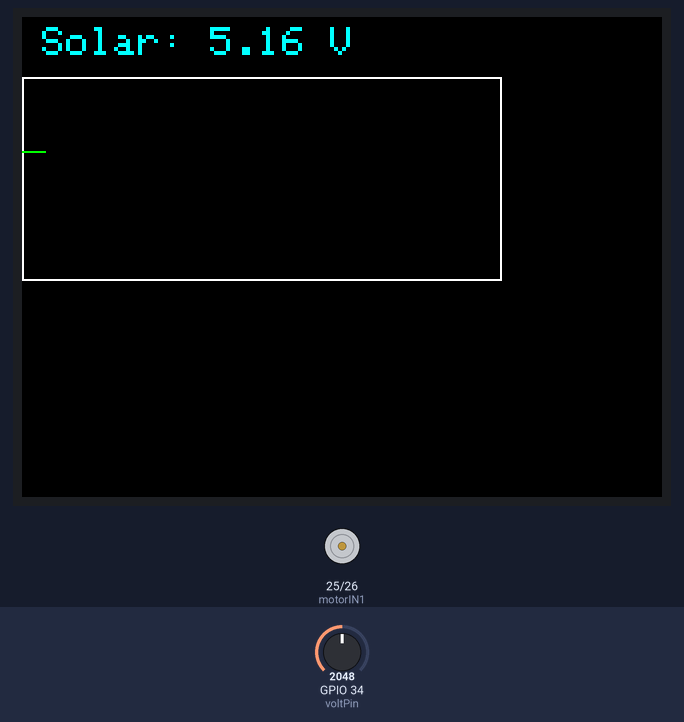
This sketch was run on a simulated ESP32. On the bench: 320×240 colour display, motor-driver pin pairs drawn as motors (green arrow = first pin HIGH = forward, orange = second pin HIGH = backward, longer = more drive). The test bench sets the inputs (shaded band); at power-on: GPIO 34 (voltPin) = 2048.

Above: at 1.45 s.
1.5 s: GPIO 34 (voltPin) set to 2246
At 1.56 s:
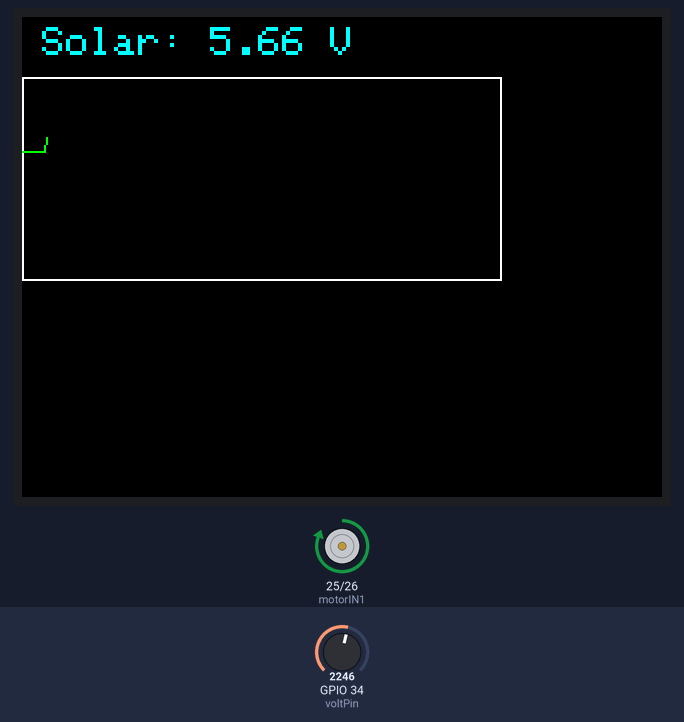
3.3 s: GPIO 34 (voltPin) set to 2047
At 3.48 s:
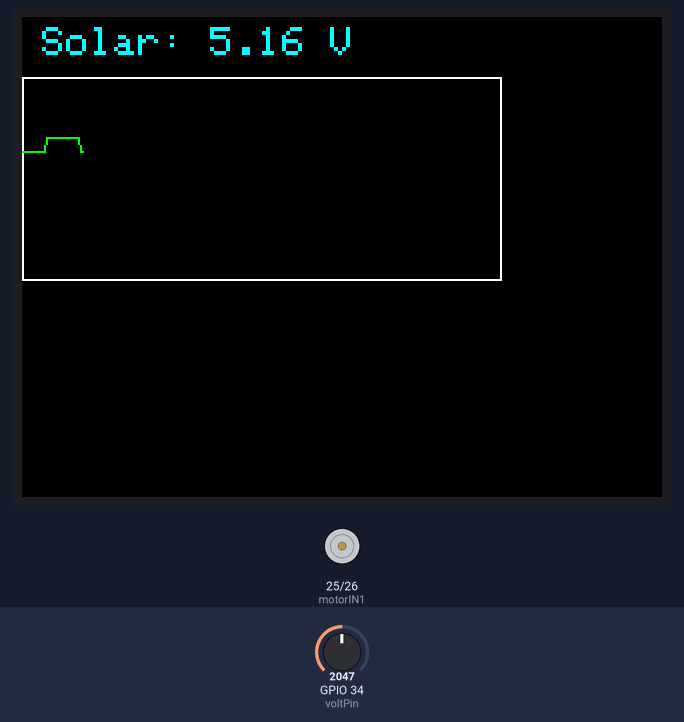
5.1 s: GPIO 34 (voltPin) set to 1228
At 5.18 s:
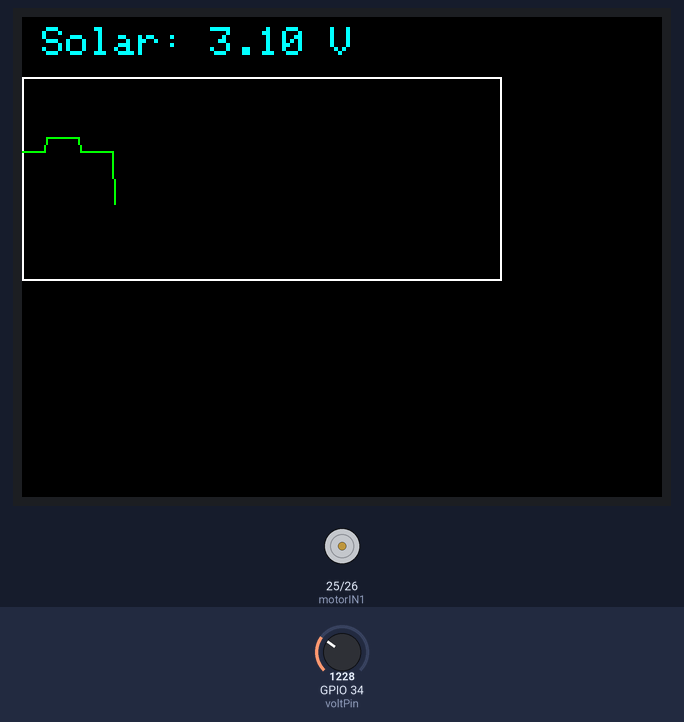
Timing chart, 0 to 8.1 s (numbered marks = the images above; inputs shaded):
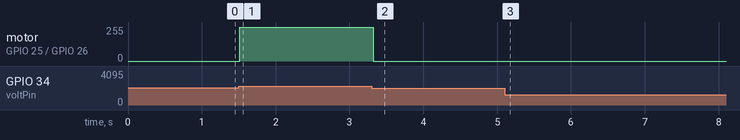

Measured:
- the behaviour switches between 2182 and 2183 on GPIO 34 (voltPin) (found by bisection; images 0 and 1)
- after the input at 1.5 s, motor on GPIO 25 (motorIN1) / GPIO 26 (motorIN2): stopped → forward 255/255 at once
- after the input at 3.3 s, motor on GPIO 25 (motorIN1) / GPIO 26 (motorIN2): forward 255/255 → stopped at once

The sketch:

AfisareSolarVoltageTFT.ino
```cpp
#include <TFT_eSPI.h> // Hardware-specific library
#include <SPI.h>

TFT_eSPI tft = TFT_eSPI();

// --- Pin Definitions ---
const int voltPin = 34;    // Analog pin for voltage divider
const int motorIN1 = 25;   // H-Bridge control pin 1
const int motorIN2 = 26;   // H-Bridge control pin 2

// --- Voltage Divider Settings ---
// Adjust these depending on the exact resistors you use
const float R1 = 10000.0; // 10k Ohm
const float R2 = 4700.0;  // 4.7k Ohm
// ESP32 ADC calibration factor (adjust if reading is slightly off)
const float calibrationOffset = 1.0;

// --- Chart Variables ---
const int chartWidth = 240; // Width of 1.14" TFT in landscape
const int chartHeight = 100;
int xPos = 0;
int lastY = 0;

void setup() {
  Serial.begin(115200);

  // Motor Pins
  pinMode(motorIN1, OUTPUT);
  pinMode(motorIN2, OUTPUT);
  stopMotor(); // Ensure motor is off at start

  // Display Init
  tft.init();
  tft.setRotation(1); // Landscape
  tft.fillScreen(TFT_BLACK);

  // Draw Graph Borders
  tft.drawRect(0, 30, chartWidth, chartHeight + 2, TFT_WHITE);
  tft.setTextColor(TFT_CYAN, TFT_BLACK);
}

void loop() {
  // 1. Read and Calculate Voltage
  int rawADC = analogRead(voltPin);

  // Convert ADC value (0-4095) to ESP32 Pin Voltage (0-3.3V)
  float pinVoltage = (rawADC / 4095.0) * 3.3;

  // Reverse the voltage divider math to find actual Solar Voltage
  float solarVoltage = (pinVoltage * (R1 + R2) / R2) * calibrationOffset;

  // 2. Update Text on Screen
  tft.setTextSize(2);
  tft.setCursor(10, 5);
  tft.print("Solar: ");
  tft.print(solarVoltage, 2);
  tft.print(" V   ");

  // 3. Draw Chart Line
  // Map voltage (0V to 8V peak) to the Y-axis of the screen
  int yPos = map(solarVoltage * 10, 0, 80, 30 + chartHeight, 30);

  if (xPos == 0) {
    lastY = yPos;
  }

  tft.drawLine(xPos - 1, lastY, xPos, yPos, TFT_GREEN);
  lastY = yPos;

  // Scroll logic: if we hit the edge, clear graph and start over
  if (xPos >= chartWidth) {
    xPos = 0;
    tft.fillRect(1, 31, chartWidth - 2, chartHeight, TFT_BLACK);
  } else {
    xPos++;
  }

  // 4. Example Motor Control Logic
  // Replace this with your actual logic (e.g., based on time or voltage)
  if (solarVoltage > 5.5) {
    driveMotorForward();
  } else {
    stopMotor();
  }

  delay(100); // Chart update speed
}

// --- Motor Control Helper Functions ---

void driveMotorForward() {
  digitalWrite(motorIN1, HIGH);
  digitalWrite(motorIN2, LOW);
}

void driveMotorBackward() {
  digitalWrite(motorIN1, LOW);
  digitalWrite(motorIN2, HIGH);
}

void stopMotor() {
  digitalWrite(motorIN1, LOW);
  digitalWrite(motorIN2, LOW);
}
```
